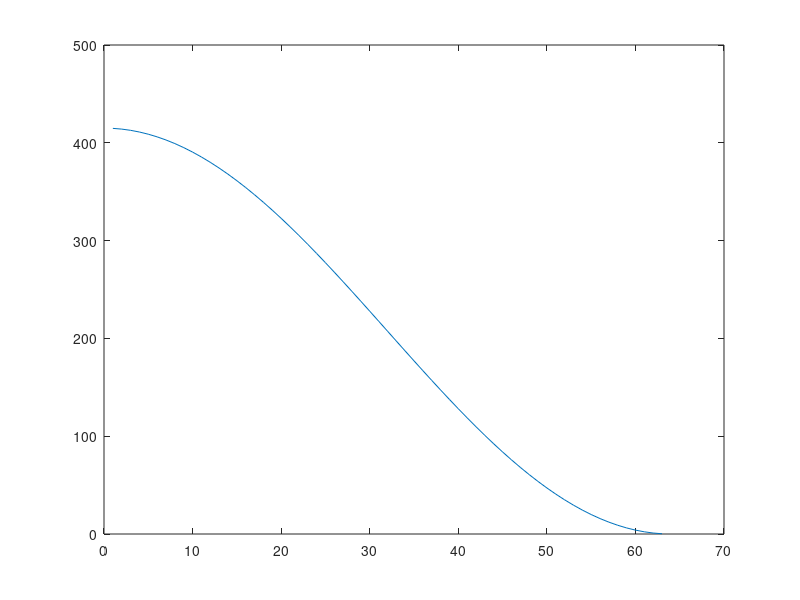

Source code (MATLAB):
function [] = testPoissonSolverMat()
    clc
    

    a = 0;
    b = 2*pi;
    N = 64; % number of cells; N+1 is the number of grid points
    L = b-a; % size of the domain
    h = L/N; % grid spacing
    x = linspace(a,b,N+1)'; % column vector of grid points

    phi_f = @(t) t.*cos(t); % inline function for the exact solution
    rho_f = @(t) 2.*sin(t) + t.*cos(t); % inline function for the exact right-hand-side

    phi_exact = phi_f(x); % exact solution at the grid points

    alpha = phi_f(a); % boundary condition
    beta = phi_f(b); % boundary condition

    phi = zeros(N-1,1); % column vector for the solution
    A = zeros(N-1,N-1); % matrix of discrete Laplacian.

    rho = rho_f(x(2:N)); % exact rho at the grid points
    rho(1) = rho(1) + alpha/h^2; % add boundary term
    rho(N-1) = rho(N-1) + beta/h^2; % add boundary term

    dA = diag( 2*ones(1,N-1) ); % diagonal matrix
    dAp1 = diag( -1*ones(1,N-2), 1 ); % super-diagonal matrix
    dAm1 = diag( -1*ones(1,N-2), -1 ); % sub-diagonal matrix
    A = (dA + dAp1 + dAm1);
    
    A = A/h^2;

    eigv = eig(A) % for curiosity, we check the eigenvalues of A
    cond_num = cond(A)
    
    S = svd(A);
    plot(1:size(S,1),S);
    
    
    phi = A\rho; % solving the linear system

    solver_err = max( abs(A*phi - rho) ) % Did the solver do his job?
end